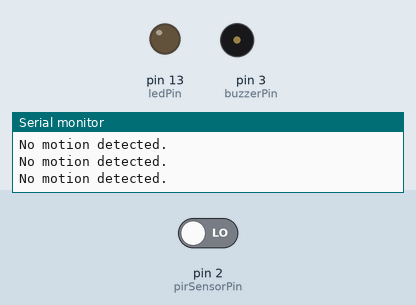
A sketch run on a simulated Arduino Uno, built with avr-gcc and run on an emulated ATmega328P. Shown: output pins drawn as LEDs (lit = HIGH), buzzer (waves = sounding, pin HIGH), the last lines printed to the serial monitor. The test bench sets the inputs (shaded band); at power-on: pin 2 (pirSensorPin) LOW.

Above: at 2.8 s.
2.9 s: pin 2 (pirSensorPin) driven HIGH
At 4.2 s:
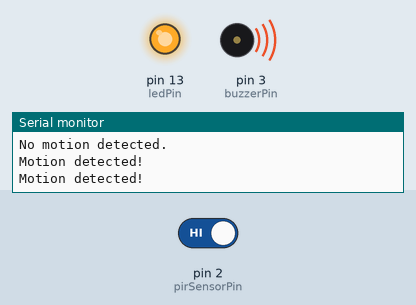
4.5 s: pin 2 (pirSensorPin) driven LOW
At 5.8 s:
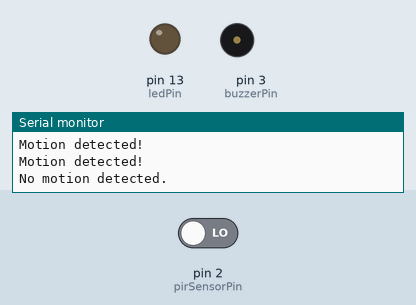
Timing chart, 0 to 7.5 s (numbered marks = the images above; inputs shaded):
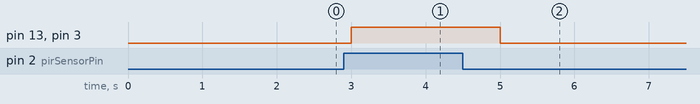

The sketch:

pir-motion-sensor.ino
```cpp
// PIR Motion Sensor Arduino Project
//
// Written by Anyalogbu,E. C. on November, 2023 for more info visit g.dev/Anyalogbu_EC.
// This is a program for detecting and alerting when motion is detected.
// Basically put, its a intruder alert system.
// This program utilize the following components for it functionalities:
//    1. Ofcourse, the Ardunio board (UNO, Nano) and its corresponding usb cord.
//    2. The PIR motion sensor.
//    3. LED for visual indication.
//    4. Buzzer for audio indication / alert.
//    5. Jumper wires for estalishing connections.
//
//Other components can be included to modify the functions program.
//
//


// Definition of the PIR sensor pin, Buzzer pin and LED pin goes here.
int pirSensorPin = 2; // Connect the PIR sensor to digital pin 2.
int buzzerPin = 3; // Connect the Buzzer to digital pin 3.
int ledPin = 13;      // Built-in LED on most Arduino boards, which is same as the digital pin 13.

void setup() {
// This section of the code runs once (only when the starts).

  // Initializing the PIR sensor as an input
  pinMode(pirSensorPin, INPUT);

  // Initializing the Buzzer pin as an output
  pinMode(buzzerPin, OUTPUT);

  // Initializing the LED pin as an output
  pinMode(ledPin, OUTPUT);

  // Serial communication for debugging (optional)
  Serial.begin(9600);
}

void loop() {
// This section of the code runs till the program is terminated (either by swithching off the power supply).

  // Reading the PIR sensor's output
  int motionDetected = digitalRead(pirSensorPin);

  // Checking for motion and taking actions ...
  if (motionDetected == HIGH) {
    // Motion detected
    digitalWrite(ledPin, HIGH); // Turn on the LED
    digitalWrite(buzzerPin, HIGH); // Turn on the Buzzer
    Serial.println("Motion detected!"); // Print "Motion detected!" to the serial monitor
    // You can add additional actions here, like sending a notification
  } else {
    // No motion detected
    digitalWrite(ledPin, LOW); // Turn off the LED
    digitalWrite(buzzerPin, LOW); // Turn off the Buzzer
    Serial.println("No motion detected."); // Print "No motion detected." to the serial monitor
  }

  delay(1000); // You can adjust the delay as needed to control the sensitivity
}
```

Measured:
- after the input at 2.9 s, pin 13 (ledPin), pin 3 (buzzerPin): LOW → HIGH after 0.10 s
- after the input at 4.5 s, pin 13 (ledPin), pin 3 (buzzerPin): HIGH → LOW after 0.50 s
